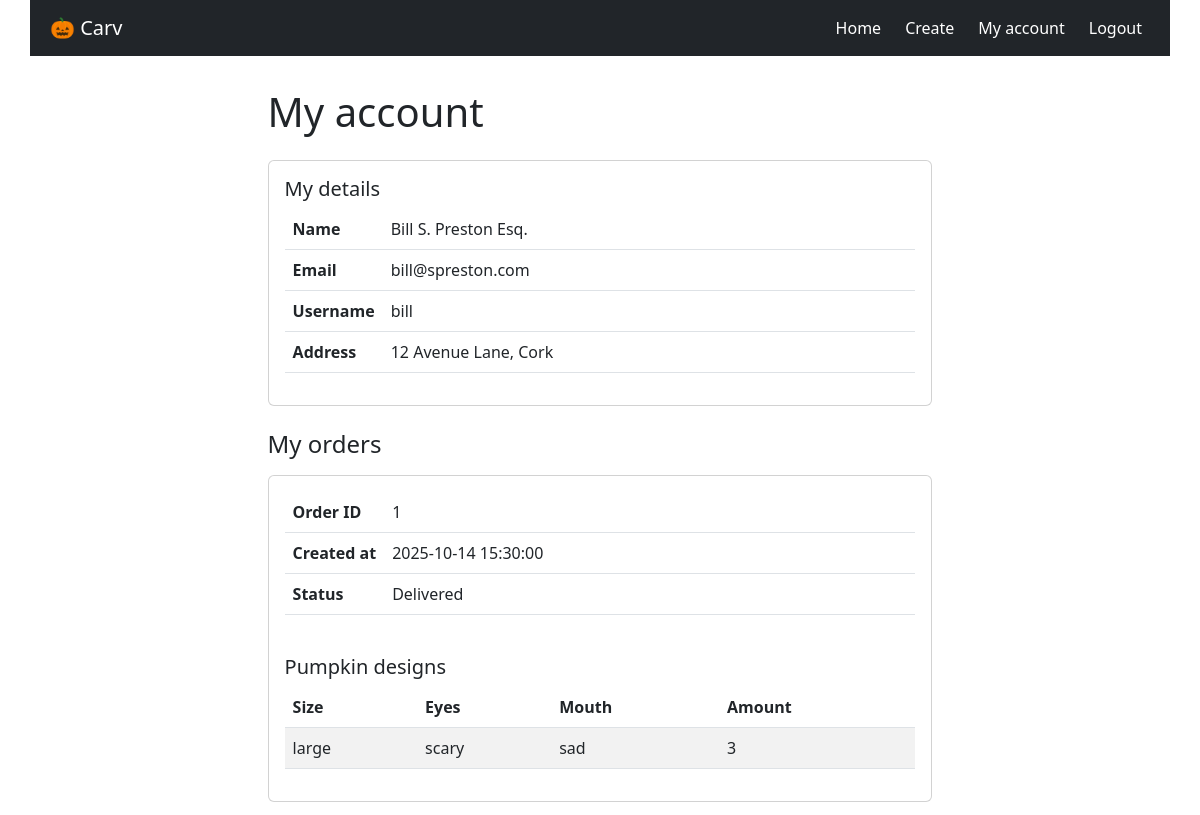
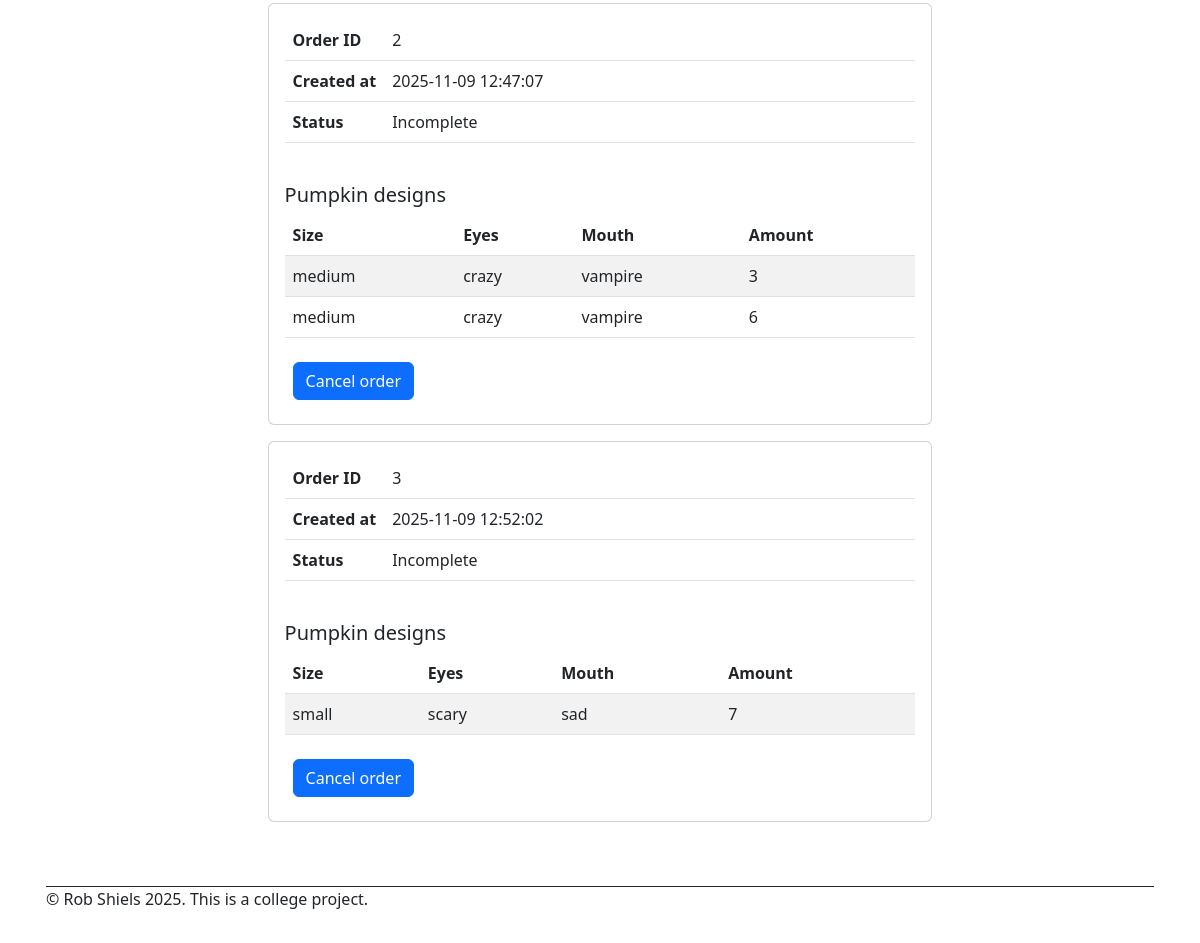
The page /my-account (signed in) on the database as committed earlier (2 pictures, top to bottom).
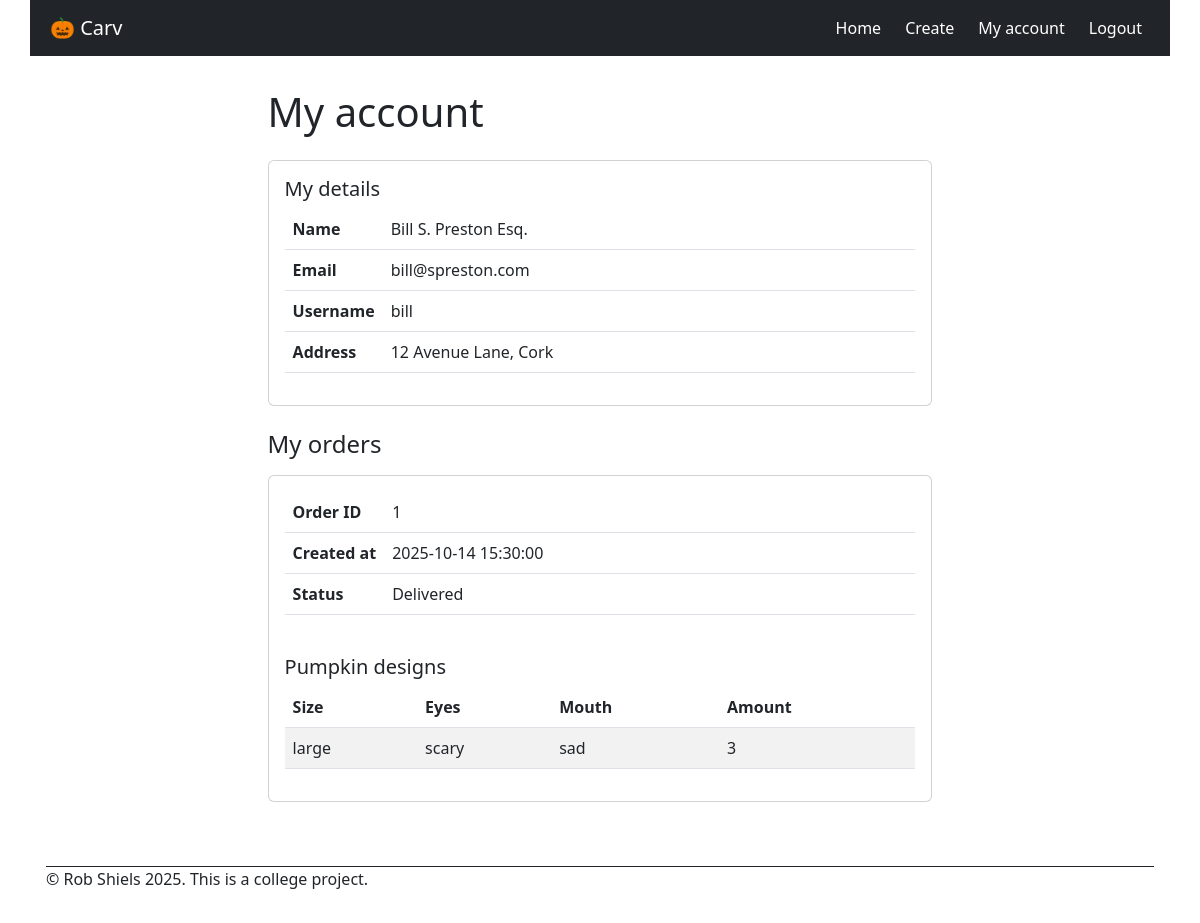
The same page on the database as committed later.
### models.py (models this page shows, shortened)
class Order(db.Model):
    __tablename__ = 'order'
    order_id: Mapped[int] = mapped_column(primary_key=True)
    created_at: Mapped[datetime] = mapped_column(nullable=False,  default=lambda: datetime.now(timezone.utc).replace(microsecond=0))
    status: Mapped[str] = mapped_column(nullable=True)
    customer_id: Mapped[int] = mapped_column(db.ForeignKey('user.user_id'), nullable=False) # Add 'delete' button to delete customer and all associated ordres
    customer = db.relationship('User', back_populates='orders')
    pumpkins = db.relationship('PumpkinDesign', back_populates='order',  cascade='all, delete-orphan', passive_deletes=True )  # one-to-many

class PumpkinDesign(db.Model):
    __tablename__ = 'pumpkin_design'
    design_id: Mapped[int] = mapped_column(primary_key=True)
    size: Mapped[str] = mapped_column(nullable=False)
    eyes: Mapped[str] = mapped_column(nullable=False)
    mouth: Mapped[str] = mapped_column(nullable=False)
    amount: Mapped[int] = mapped_column(nullable=False)
    created_at: Mapped[datetime] = mapped_column(nullable=False,  default=lambda: datetime.now(timezone.utc).replace(microsecond=0))
    order_id: Mapped[int] = mapped_column(db.ForeignKey('order.order_id', ondelete='CASCADE'), nullable=False)
    order = db.relationship('Order', back_populates='pumpkins')

### app.py (the view)
@app.route("/my-account")
@login_required
def my_account():
    orders = Order.query.filter_by(customer_id=current_user.user_id).order_by(Order.order_id).all()
    return render_template("my-account.html", orders=orders)

### app.py (called while the page is built)
@login_manager.user_loader
def load_user(user_id):
    return User.query.get(int(user_id))

### templates/my-account.html (shortened to what this page needs)
{% set title = "My account" %}
{% extends "base.html" %}
{% block main %}
<div class="card mb-4">
    <div class="card-body">
        <h5 class="card-title ">My details</h5>
        <table class="table">
            <tbody>
                <tr>
                    <th scope="row" class="hug">Name</th>
                    <td>{{ current_user.name }}</td>
                </tr>
                <tr>
                    <th scope="row" class="hug">Email</th>
                    <td>{{ current_user.email }}</td>
                </tr>
                <tr>
                    <th scope="row" class="hug">Username</th>
                    <td>{{ current_user.username }}</td>
                </tr>
                <tr>
                    <th scope="row" class="hug">Address</th>
                    <td>{{ current_user.address }}</td>
                </tr>
            </tbody>
        </table>
    </div>
</div>
<h4 class="card-title mb-3">My orders</h4>
{% for order in orders %}
<div class="card mb-3">
    <div class="card-body">
        <div class="pb-4">
            <table class="table">
                <tbody>
                    <tr>
                        <th scope="row" class="hug">Order ID</th>
                        <td>{{ order.order_id }}</td>
                    </tr>
                    <tr>
                        <th scope="row" class="hug">Created at</th>
                        <td>{{ order.created_at }}</td>
                    </tr>
                    <tr>
                        <th scope="row" class="hug">Status</th>
                        <td>{{ order.status }}</td>
                    </tr>
                </tbody>
            </table>
        </div>
        <h5 class="card-title ">Pumpkin designs</h5>
        {% if order.pumpkins %}
        <table class="table table-striped">
            <thead>
                <tr>
                    <th>Size</th>
                    <th>Eyes</th>
                    <th>Mouth</th>
                    <th>Amount</th>
                </tr>
            </thead>
            <tbody>
                {% for pumpkin in order.pumpkins %}
                <tr>
                    <td>{{ pumpkin.size }}</td>
                    <td>{{ pumpkin.eyes }}</td>
                    <td>{{ pumpkin.mouth }}</td>
                    <td>{{ pumpkin.amount }}</td>
                </tr>
                {% endfor %}
            </tbody>
        </table>
        {% else %}
        <p>You haven't added a pumpkin yet.</p>
        {% endif %}
        {% if order.status != "Delivered" %}
        <form id="order-form" action="{{url_for('delete_order', order_id=order.order_id)}}" method="post">
            <button type="submit" class="btn btn-primary m-2">Cancel order</button>
        </form>
        {% endif %}
    </div>
</div>
{% endfor %}
{% endblock %}

Rows that differ between the two databases and show on the page:
removed Order: order_id "2", created_at "2025-11-09 12:47:07", status "Incomplete"
removed PumpkinDesign: size "medium", eyes "crazy", mouth "vampire", amount "3", shown under "2"
removed PumpkinDesign: size "medium", eyes "crazy", mouth "vampire", amount "6", shown under "2"
removed Order: order_id "3", created_at "2025-11-09 12:52:02", status "Incomplete"
removed PumpkinDesign: size "small", eyes "scary", mouth "sad", amount "7", shown under "3"
